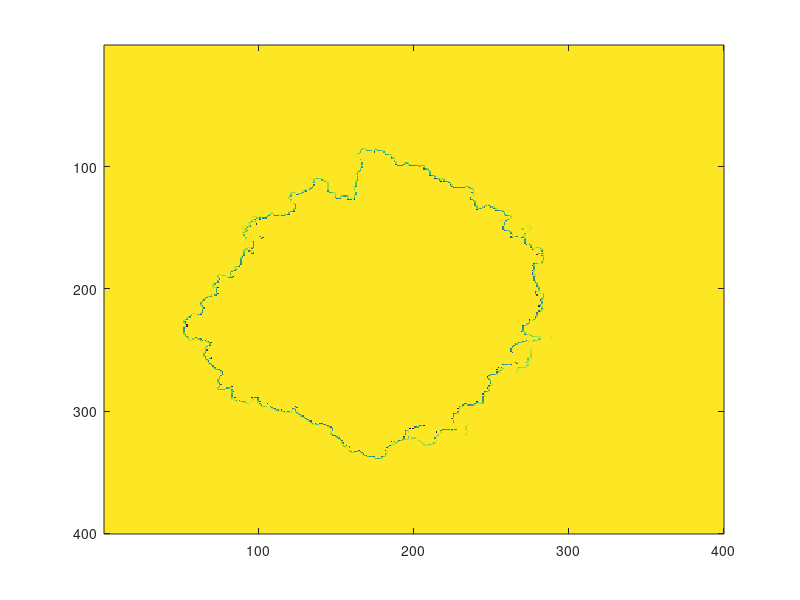

Write the MATLAB code that produced this figure.
%load('test_pkcoast_sl_1.mat')
load('test_pkcoast_sl_100.mat')
test = p.dt*p.Kcoast*shoreline(indshoreline).*dam;
figure()
plot(test)
testing = ones(size(shoreline));
testing(indshoreline) = testing(indshoreline)-test;
imagesc(testing)

% decided upon 4e-8, but could have maybe gone up to 5e-8, depending on if
% we care about the bottom or rhte top. I did the bottom